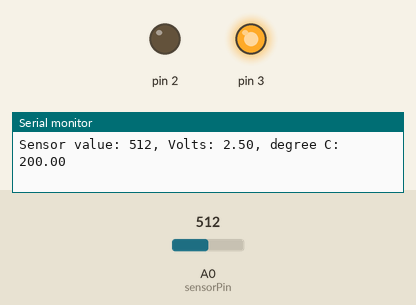
Simulated run of this sketch. Board: Arduino Uno, built with avr-gcc and run on an emulated ATmega328P. Shown: output pins drawn as LEDs (lit = HIGH), the last lines printed to the serial monitor. The test bench sets the inputs (shaded band); at power-on: A0 (sensorPin) = 512.

Above: at 1.2 s.
1.3 s: A0 (sensorPin) set to 162
4.3 s: A0 (sensorPin) set to 151
At 5.5 s:
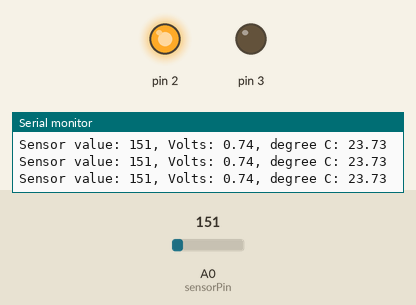
5.8 s: A0 (sensorPin) set to 122
At 6.5 s:
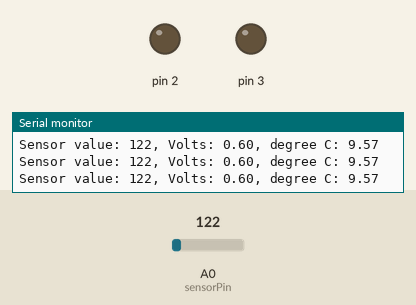
7.3 s: A0 (sensorPin) set to 1023
At 7.7 s:
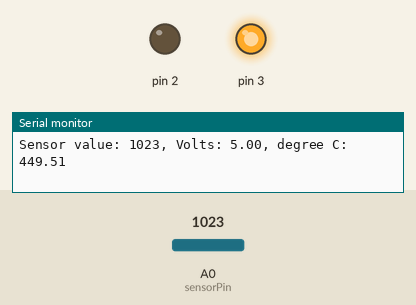
Timing chart, 0 to 9.8 s (numbered marks = the images above; inputs shaded):
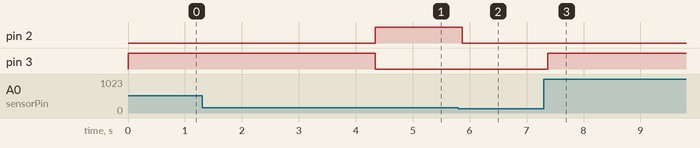

Measured:
- the behaviour switches between 152 and 151 on A0 (sensorPin) (found by bisection; images 0 and 1)
- after the input at 4.3 s, pin 2: LOW → HIGH at once; pin 3: HIGH → LOW at once
- after the input at 5.8 s, pin 2: HIGH → LOW after 0.07 s
- after the input at 7.3 s, pin 3: LOW → HIGH after 0.07 s

The sketch:

TMP.ino
```cpp
const int sensorPin = A0;
const int baseTemp = 20;

void setup() {
  Serial.begin(9600);
  for(int pinNumber = 2; pinNumber < 4; pinNumber++){
    pinMode(pinNumber, OUTPUT);
    digitalWrite(pinNumber, LOW);
  }
}

void loop() {
  int sensorVal = analogRead(sensorPin);
  float voltage = (sensorVal/1024.0)*5.0;
  float temperature = (voltage - 0.5) * 100;

  Serial.print("Sensor value: ");
  Serial.print(sensorVal);
  Serial.print(", Volts: ");
  Serial.print(voltage);
  Serial.print(", degree C: ");
  Serial.println(temperature);

  if(temperature < baseTemp+2){
    digitalWrite(2, LOW);
    digitalWrite(3, LOW);
  }

  else if(temperature < baseTemp+4){
    digitalWrite(2, HIGH);
    digitalWrite(3, LOW);
  }

  else if(temperature >= baseTemp+4){
    digitalWrite(2, LOW);
    digitalWrite(3, HIGH);
  }

  delay(10);
}
```
